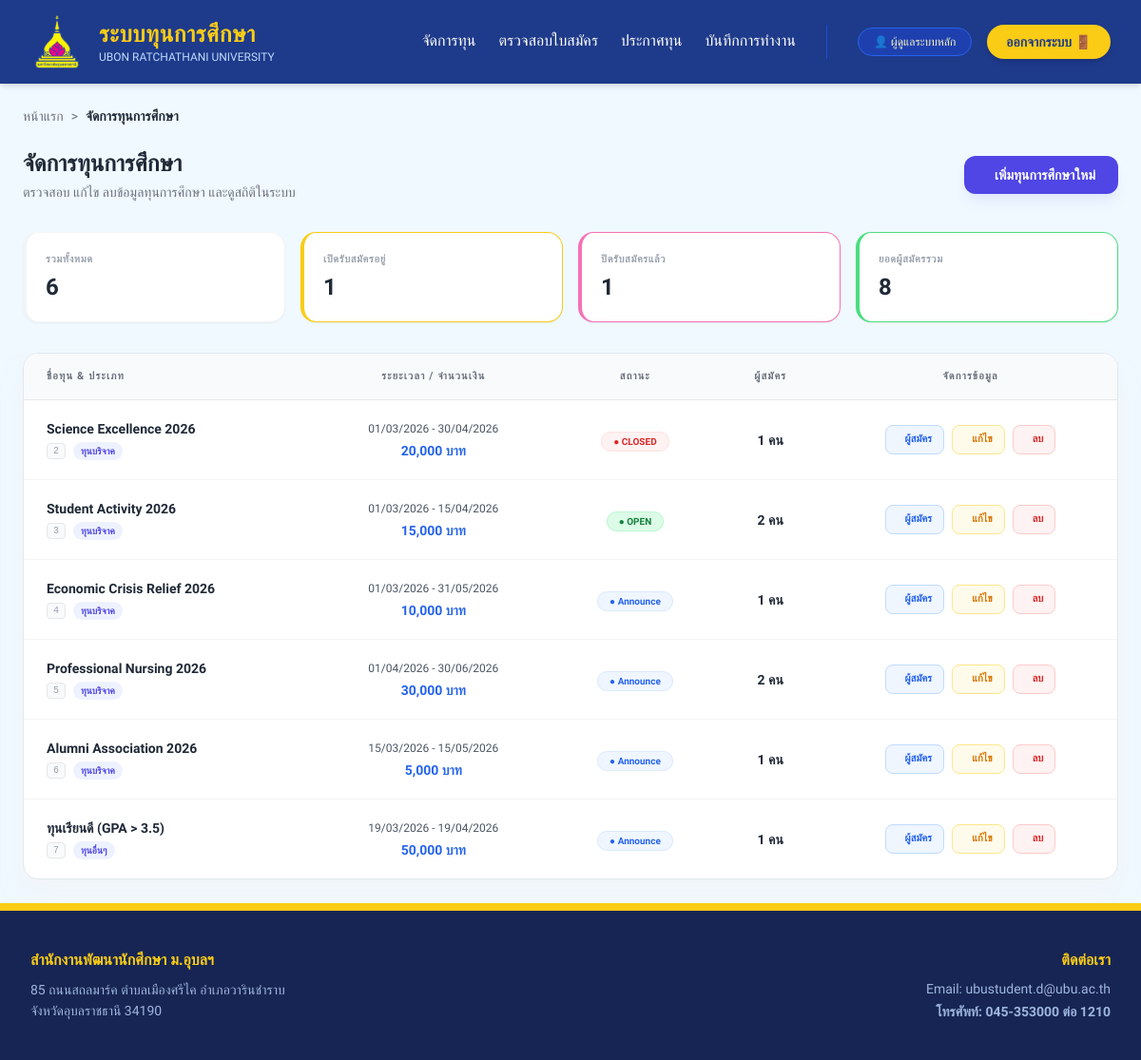
Screenshot of /officer/scholarships (signed in) with the database file from the repository.
### models.py (models this page shows, shortened)
class Scholarship(db.Model):
    __tablename__ = 'scholarship'
    id = db.Column(db.Integer, primary_key=True)
    name = db.Column(db.String(100), nullable=False) # ชื่อทุน
    amount = db.Column(db.Float, nullable=True) # ทุนละเท่าไหร่
    start_date        = db.Column(db.DateTime)          # วันที่เริ่มเปิดรับ
    end_date          = db.Column(db.DateTime)          # วันที่ปิดรับ
    faculty_condition = db.Column(db.String(255))       # คณะที่ระบุ หรือ "ทุกคณะ"
    min_gpax          = db.Column(db.Float, default=0.0) # เกรดเฉลี่ยขั้นต่ำ
    income_cap        = db.Column(db.Float)             # รายได้ครอบครัวไม่เกิน
    number_of_scholarships = db.Column(db.Integer)           # จำนวนทุนที่เปิดรับ
    scholarship_type  = db.Column(db.String(50)) # ประเภทของทุน (เช่น ทุน ภายใน/ภายนอก/บริจาค)
    provider          = db.Column(db.String(100)) # หน่วยงานของทุนนั้นๆ
    status            = db.Column(db.String(20), default='open')  # สถานะของทุน open(เปิดรับ),checking=close(กำลังตรวจสอบ,ปิดทุน), interview(รายชื่อสัมภาษณ์), announce(รายชื่อได้รับทุน)
    interview_file_url = db.Column(db.String(500))    # ลิงก์ไฟล์ประกาศสัมภาษณ์
    announce_file_url = db.Column(db.String(500))     # ลิงก์ไฟล์ประกาศคนได้ทุน
    announcement_date = db.Column(db.DateTime, nullable=True) # วันที่ประกาศผล
    image = db.Column(db.String(200), nullable=True) # ชื่อไฟล์ภาพ
    qualifications = db.Column(db.Text, nullable=True) # คุณสมบัติ
    conditions = db.Column(db.Text, nullable=True) # เงื่อนไข
    scholarship_nature = db.Column(db.String(50), nullable=True) # ลักษณะทุน (ทุนรายปี, ฯลฯ)
    required_documents = db.Column(db.Text, nullable=True) # เอกสารที่ต้องส่ง
    criteria     = db.relationship('Criterion',   backref='scholarship', lazy=True)
    applications = db.relationship('Application', backref='scholarship', lazy=True)

### routes/officer_routes.py (the view)
@officer_bp.route('/scholarships')
def list_scholarships():
    scholarships = Scholarship.query.all()
    return render_template('officer/scholarships.html', scholarships=scholarships)

### routes/officer_routes.py (called while the page is built)
@officer_bp.before_request
def require_officer_login():
    exempt_routes = ['officer.login', 'officer.api_scholarships']
    if request.endpoint and request.endpoint not in exempt_routes:
        if "user_id" not in session or session.get("role") != "officer":
            if request.path.startswith('/officer/api/'):
                return jsonify({"status": "error", "message": "Unauthorized API access. Session required."}), 401
            flash("กรุณาเข้าสู่ระบบในฐานะเจ้าหน้าที่", "error")
            return redirect(url_for("login")) # Assuming login is the global login defined in app.py

### templates/officer/scholarships.html (shortened to what this page needs)
{% extends "layouts/base_officer.html" %}
{% block content %}
<div class="max-w-7xl mx-auto p-6 font-prompt">
    <div class="mb-6 flex items-center text-sm text-gray-500">
        <a href="{{ url_for('officer.home') }}" class="hover:text-blue-600 transition">หน้าแรก</a>
        <span class="mx-2">></span>
        <span class="font-bold text-gray-800">จัดการทุนการศึกษา</span>
    </div>
    <div class="flex flex-col md:flex-row md:items-center justify-between mb-8 gap-4">
        <div>
            <h1 class="text-2xl font-bold text-gray-800 mb-1">จัดการทุนการศึกษา</h1>
            <p class="text-gray-500 text-sm">ตรวจสอบ แก้ไข ลบข้อมูลทุนการศึกษา และดูสถิติในระบบ</p>
        </div>
        <a href="{{ url_for('officer.add_scholarship') }}"
           class="bg-[#4F46E5] hover:bg-indigo-700 text-white font-bold py-2.5 px-6 rounded-xl shadow-lg shadow-indigo-100 transition-all flex items-center justify-center text-sm transform hover:-translate-y-1">
             เพิ่มทุนการศึกษาใหม่
        </a>
    </div>
    <div class="grid grid-cols-1 sm:grid-cols-2 lg:grid-cols-4 gap-4 mb-8">
        <div class="bg-white p-5 rounded-2xl shadow-sm border-l-4 border-blue-500 border border-gray-100">
            <p class="text-[11px] text-gray-400 uppercase font-bold tracking-wider mb-1">รวมทั้งหมด</p>
            <h3 class="text-2xl font-black text-gray-800">{{ scholarships|length }}</h3>
        </div>
        <div class="bg-white p-5 rounded-2xl shadow-sm border-l-4 border-yellow-400 border border-gray-100">
            <p class="text-[11px] text-gray-400 uppercase font-bold tracking-wider mb-1">เปิดรับสมัครอยู่</p>
            <h3 class="text-2xl font-black text-gray-800">
                {{ scholarships | selectattr('status', 'equalto', 'open') | list | length }}
            </h3>
        </div>
        <div class="bg-white p-5 rounded-2xl shadow-sm border-l-4 border-pink-400 border border-gray-100">
            <p class="text-[11px] text-gray-400 uppercase font-bold tracking-wider mb-1">ปิดรับสมัครแล้ว</p>
            <h3 class="text-2xl font-black text-gray-800">
                {{ scholarships | selectattr('status', 'equalto', 'closed') | list | length }}
            </h3>
        </div>
        <div class="bg-white p-5 rounded-2xl shadow-sm border-l-4 border-green-400 border border-gray-100">
            <p class="text-[11px] text-gray-400 uppercase font-bold tracking-wider mb-1">ยอดผู้สมัครรวม</p>
            {% set ns = namespace(total_apps=0) %}
            {% for s in scholarships %}
                {% set ns.total_apps = ns.total_apps + (s.applications|length if s.applications else 0) %}
            {% endfor %}
            <h3 class="text-2xl font-black text-gray-800">{{ ns.total_apps }}</h3>
        </div>
    </div>
    <div class="bg-white shadow-xl shadow-gray-100/50 rounded-2xl border border-gray-200 overflow-hidden">
        <div class="overflow-x-auto">
            <table class="w-full text-left border-collapse">
                <thead>
                    <tr class="bg-gray-50 border-b border-gray-200">
                        <th class="px-6 py-4 text-[11px] font-black text-gray-500 uppercase tracking-widest">ชื่อทุน & ประเภท</th>
                        <th class="px-6 py-4 text-[11px] font-black text-gray-500 uppercase tracking-widest text-center">ระยะเวลา / จำนวนเงิน</th>
                        <th class="px-6 py-4 text-[11px] font-black text-gray-500 uppercase tracking-widest text-center">สถานะ</th>
                        <th class="px-6 py-4 text-[11px] font-black text-gray-500 uppercase tracking-widest text-center">ผู้สมัคร</th>
                        <th class="px-6 py-4 text-[11px] font-black text-gray-500 uppercase tracking-widest text-center">จัดการข้อมูล</th>
                    </tr>
                </thead>
                <tbody class="divide-y divide-gray-100">
                    {% for scholarship in scholarships %}
                    <tr class="hover:bg-indigo-50/30 transition-colors">
                        <td class="px-6 py-5">
                            <div class="font-bold text-gray-800 text-sm mb-1">{{ scholarship.name }}</div>
                            <div class="flex items-center gap-2">
                                <span class="text-[10px] font-mono text-gray-400 bg-gray-50 px-1.5 rounded border">{{ scholarship.id }}</span>
                                <span class="text-[10px] text-indigo-600 font-bold bg-indigo-50 px-2 py-0.5 rounded-full">{{ scholarship.scholarship_type or 'ไม่ระบุ' }}</span>
                            </div>
                        </td>
                        <td class="px-6 py-5 text-center">
                            <div class="text-[12px] text-gray-600 font-medium">
                                {{ scholarship.start_date.strftime('%d/%m/%Y') if scholarship.start_date else '-' }} -
                                {{ scholarship.end_date.strftime('%d/%m/%Y') if scholarship.end_date else '-' }}
                            </div>
                            <div class="text-sm font-bold text-blue-600 mt-1">
                                {{ "{:,.0f}".format(scholarship.amount) if scholarship.amount else '0' }} บาท
                            </div>
                        </td>
                        <td class="px-6 py-5 text-center">
                            {% if scholarship.status|lower == 'open' %}
                                <span class="px-3 py-1 rounded-full text-[10px] font-black bg-green-100 text-green-700 border border-green-200">● OPEN</span>
                            {% endif %}
                            {% if scholarship.status|lower == 'closed' %}
                                <span class="px-3 py-1 rounded-full text-[10px] font-black bg-red-50 text-red-600 border border-red-100">● CLOSED</span>
                            {% endif %}
                            {% if scholarship.status|lower == 'announce' %}
                                <span class="px-3 py-1 rounded-full text-[10px] font-black bg-blue-50 text-blue-600 border border-blue-100">● Announce</span>
                            {% endif %}
                        </td>
                        <td class="px-6 py-5 text-center">
                            <div class="text-sm font-black text-gray-800">{{ scholarship.applications|length if scholarship.applications else 0 }} คน</div>
                        </td>
                        <td class="px-6 py-5 text-center">
                            <div class="flex items-center justify-center space-x-2">
                                <a href="{{ url_for('officer.applications', scholarship_id=scholarship.id) }}"
                                   class="flex items-center px-3 py-1.5 rounded-lg bg-blue-50 text-blue-600 border border-blue-200 hover:bg-blue-600 hover:text-white transition-all">
                                    <span class="text-[11px] font-bold">ผู้สมัคร</span>
                                </a>
                                <a href="{{ url_for('officer.edit_scholarship', scholarship_id=scholarship.id) }}"
                                   class="flex items-center px-3 py-1.5 rounded-lg bg-amber-50 text-amber-600 border border-amber-200 hover:bg-amber-600 hover:text-white transition-all">
                                    <span class="text-[11px] font-bold">แก้ไข</span>
                                </a>
                                <form action="{{ url_for('officer.delete_scholarship', scholarship_id=scholarship.id) }}"
                                      method="POST" class="inline" onsubmit="return confirm('⚠️ คำเตือน: คุณต้องการลบทุน {{ scholarship.name }} ใช่หรือไม่?')">
                                    <button type="submit" class="flex items-center px-3 py-1.5 rounded-lg bg-red-50 text-red-600 border border-red-200 hover:bg-red-600 hover:text-white transition-all">
                                        <span class="text-[11px] font-bold">ลบ</span>
                                    </button>
                                </form>
                            </div>
                        </td>
                    </tr>
                    {% endfor %}
                </tbody>
            </table>
        </div>
    </div>
</div>
{% endblock %}

### templates/layouts/base.html (style rules this page uses)
body { font-family: 'Prompt', sans-serif; }

### templates/officer/scholarships.html (style rules this page uses)
.font-prompt { font-family: 'Prompt', sans-serif; }

### rows the page displays
Scholarship: name "Science Excellence 2026", id "2", scholarship_type "ทุนบริจาค", start_date "01/03/2026", end_date "30/04/2026", amount "20,000", status "● CLOSED", applications|length "1"
Scholarship: name "Student Activity 2026", id "3", scholarship_type "ทุนบริจาค", start_date "01/03/2026", end_date "15/04/2026", amount "15,000", status "● OPEN", applications|length "2"
Scholarship: name "Economic Crisis Relief 2026", id "4", scholarship_type "ทุนบริจาค", start_date "01/03/2026", end_date "31/05/2026", amount "10,000", status "● Announce", applications|length "1"
Scholarship: name "Professional Nursing 2026", id "5", scholarship_type "ทุนบริจาค", start_date "01/04/2026", end_date "30/06/2026", amount "30,000", status "● Announce", applications|length "2"
Scholarship: name "Alumni Association 2026", id "6", scholarship_type "ทุนบริจาค", start_date "15/03/2026", end_date "15/05/2026", amount "5,000", status "● Announce", applications|length "1"
Scholarship: name "ทุนเรียนดี (GPA > 3.5)", id "7", scholarship_type "ทุนอื่นๆ", start_date "19/03/2026", end_date "19/04/2026", amount "50,000", status "● Announce", applications|length "1"

### other values shown
{{ session.get('user_name', 'เจ้าหน้าที่') }} "ผู้ดูแลระบบหลัก"
{{ scholarships|length }} "6"
{{ scholarships | selectattr('status', 'equalto', 'open') | list | length }} "1"
{{ ns.total_apps }} "8"
